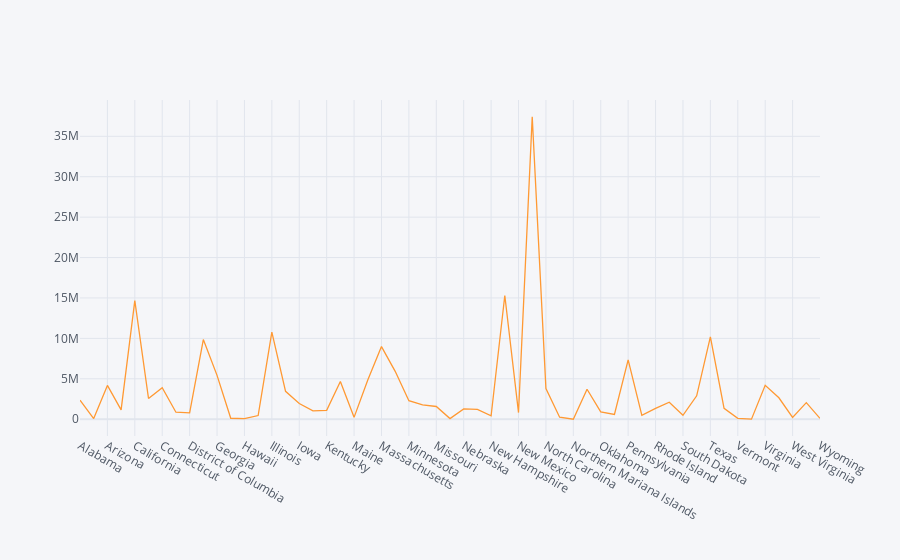

Notebook code for this chart:
### Code cell
df.groupby('state').sum()['cases'].iplot()

### Figure 1 — Plotly figure (JSON) as saved in the notebook; plotly's stock layout.template omitted (floating-point values rounded to 4 significant figures)
{"data": [{"line": {"color": "rgba(255, 153, 51, 1.0)", "dash": "solid", "shape": "linear", "width": 1.3}, "mode": "lines", "name": "cases", "text": "", "type": "scatter", "x": ["Alabama", "Alaska", "Arizona", "Arkansas", "California", "Colorado", "Connecticut", "Delaware", "District of Columbia", "Florida", "Georgia", "Guam", "Hawaii", "Idaho", "Illinois", "Indiana", "Iowa", "Kansas", "Kentucky", "Louisiana", "Maine", "Maryland", "Massachusetts", "Michigan", "Minnesota", "Mississippi", "Missouri", "Montana", "Nebraska", "Nevada", "New Hampshire", "New Jersey", "New Mexico", "New York", "North Carolina", "North Dakota", "Northern Mariana Islands", "Ohio", "Oklahoma", "Oregon", "Pennsylvania", "Puerto Rico", "Rhode Island", "South Carolina", "South Dakota", "Tennessee", "Texas", "Utah", "Vermont", "Virgin Islands", "Virginia", "Washington", "West Virginia", "Wisconsin", "Wyoming"], "y": [2351391, 78216, 4180824, 1157337, 14661182, 2559401, 3900376, 864462, 796585, 9849214, 5424042, 116952, 81150, 450565, 10767376, 3446364, 1946793, 1033647, 1091654, 4670736, 230837, 4858286, 8985921, 5926611, 2292414, 1780220, 1574894, 81529, 1280743, 1225902, 428112, 15304897, 821629, 37411374, 3801740, 251940, 2478, 3705398, 902121, 583723, 7334872, 475326, 1331749, 2110524, 481745, 2892687, 10184301, 1346040, 111268, 9763, 4200039, 2651120, 221790, 2052627, 104889]}], "layout": {"legend": {"bgcolor": "#F5F6F9", "font": {"color": "#4D5663"}}, "paper_bgcolor": "#F5F6F9", "plot_bgcolor": "#F5F6F9", "title": {"font": {"color": "#4D5663"}}, "xaxis": {"gridcolor": "#E1E5ED", "showgrid": true, "tickfont": {"color": "#4D5663"}, "title": {"font": {"color": "#4D5663"}, "text": ""}, "zerolinecolor": "#E1E5ED"}, "yaxis": {"gridcolor": "#E1E5ED", "showgrid": true, "tickfont": {"color": "#4D5663"}, "title": {"font": {"color": "#4D5663"}, "text": ""}, "zerolinecolor": "#E1E5ED"}}}
